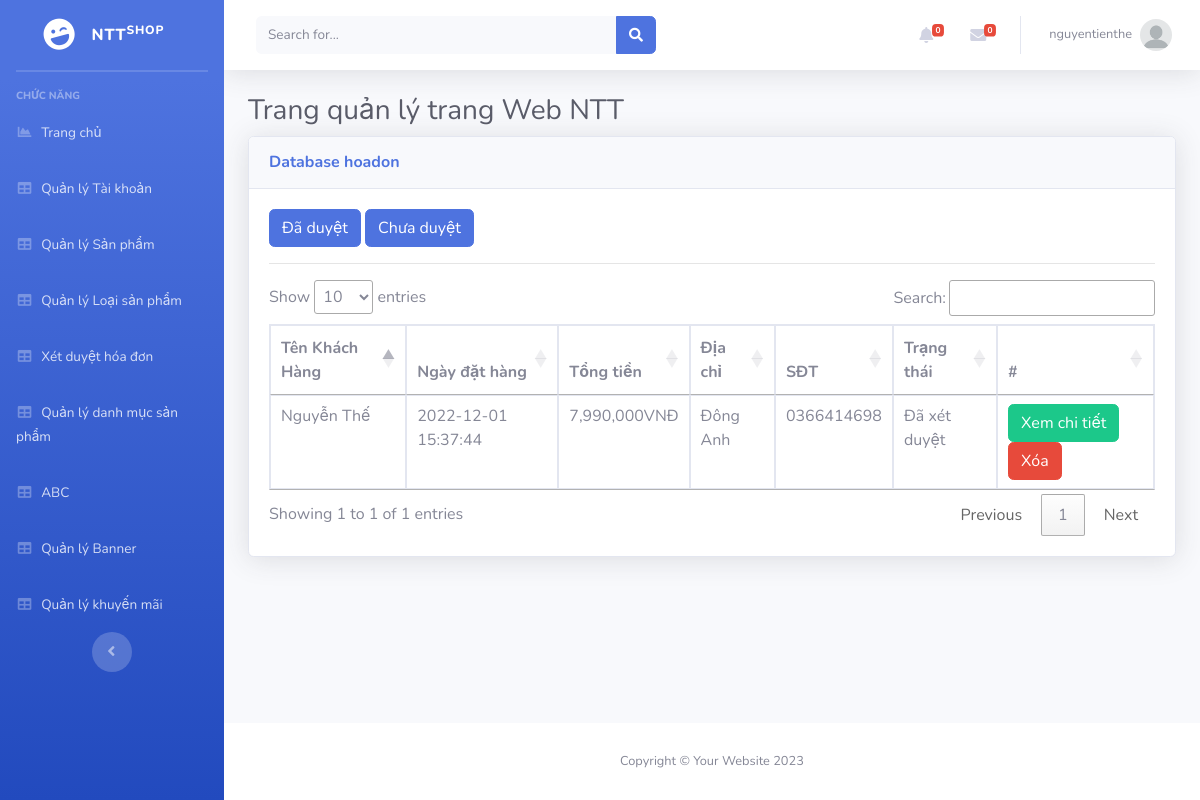
Page /Admin/index.php?mod=hoadon&id=1 (signed in) on the committed database.
### tables this page shows
CREATE TABLE `hoadon` (
  `MaHD` int(11) NOT NULL,
  `MaND` int(11) NOT NULL,
  `NgayLap` datetime NOT NULL,
  `NguoiNhan` varchar(50) NOT NULL,
  `SDT` varchar(20) NOT NULL,
  `DiaChi` varchar(100) NOT NULL,
  `PhuongThucTT` varchar(20) NOT NULL,
  `TongTien` float NOT NULL,
  `TrangThai` varchar(70) NOT NULL
);

### Admin/MVC/controllers/HoadonController.php (called while the page is built, shortened)
<?php
require_once("MVC/models/hoadon.php");
class HoaDonController
{
    var $hoadon_model;
    public function __construct()
    {
        $this->hoadon_model = new Hoadon();
    }
    function list()
    {
        if (isset($_GET['id'])) {
            $id = $_GET['id'];
            $data = $this->hoadon_model->trangthai($id);
        } else {
            $data = $this->hoadon_model->All();
        }
        require_once("MVC/Views/Admin/index.php");
    }
}

### Admin/MVC/Models/connection.php (called while the page is built, shortened)
<?php
    class Connection{
        function __construct()
        {
            $severname ="localhost";
            $username ="root";
            $password ="";
            $db_name ="ntt_shop";
            $this->conn = new mysqli($severname,$username,$password,$db_name);
        }
    }
?>

### Admin/MVC/Models/model.php (called while the page is built, shortened)
<?php
require_once("connection.php");
class Model
{
    function __construct()
    {
        $conn_obj = new Connection();
        $this->conn = $conn_obj->conn;
    }
}

### Admin/MVC/Models/hoadon.php (called while the page is built, shortened)
<?php
require_once("model.php");
class Hoadon extends Model
{
    function trangthai($id){
        $query = "select * from HoaDon where TrangThai = $id  ORDER BY MaHD DESC";
        require("result.php");
        return $data;
    }
}

### Admin/MVC/Models/result.php (called while the page is built)
<?php
$result = $this->conn->query($query);
$data = array();
while ($row = $result->fetch_assoc()) {
    $data[] = $row;
}
?>

### Admin/MVC/Views/hoadon/list.php (the view, shortened to what this page needs)
<a href="?mod=hoadon&id=1" type="button" class="btn btn-primary">Đã duyệt</a>
<a href="?mod=hoadon&id=0" type="button" class="btn btn-primary">Chưa duyệt</a>
<hr>
<table class="table table-bordered" id="dataTable" width="100%" cellspacing="0">
  <thead>
    <tr>
      <th scope="col">Tên Khách Hàng</th>
      <th scope="col">Ngày đặt hàng</th>
      <th scope="col">Tổng tiền</th>
      <th scope="col">Địa chỉ</th>
      <th scope="col">SĐT</th>
      <th scope="col">Trạng thái</th>
      <th>#</th>
    </tr>
  </thead>
  <tbody>
    <?php foreach ($data as $row) { ?>
      <tr>
        <td><?= $row['NguoiNhan'] ?></td>
        <td><?= $row['NgayLap'] ?></td>
        <td><?= number_format($row['TongTien']) ?>VNĐ</td>
        <td><?= $row['DiaChi'] ?></td>
        <td><?= $row['SDT'] ?></td>
        <td><?php if($row['TrangThai']==0){
            echo 'Chưa xét duyệt';
        }else{
            echo 'Đã xét duyệt';
        }
        ?></td>
        <td>
          <a href="?mod=hoadon&act=chitiet&id=<?= $row['MaHD'] ?>" class="btn btn-success" >Xem chi tiết</a>
          <a href="?mod=hoadon&act=delete&id=<?= $row['MaHD'] ?>" onclick="return confirm('Bạn có thật sự muốn xóa ?');" type="button" class="btn btn-danger">Xóa</a>
        </td>
      </tr>
    <?php } ?>
</table>

### rows in the picture
hoadon: NguoiNhan "Nguyễn Thế", NgayLap "2022-12-01 15:37:44", TongTien "7,990,000", DiaChi "Đông Anh", SDT "0366414698", TrangThai "Đã xét duyệt"

### other values in the picture
$_SESSION['login']['TaiKhoan'] "nguyentienthe"
$mod "hoadon"
